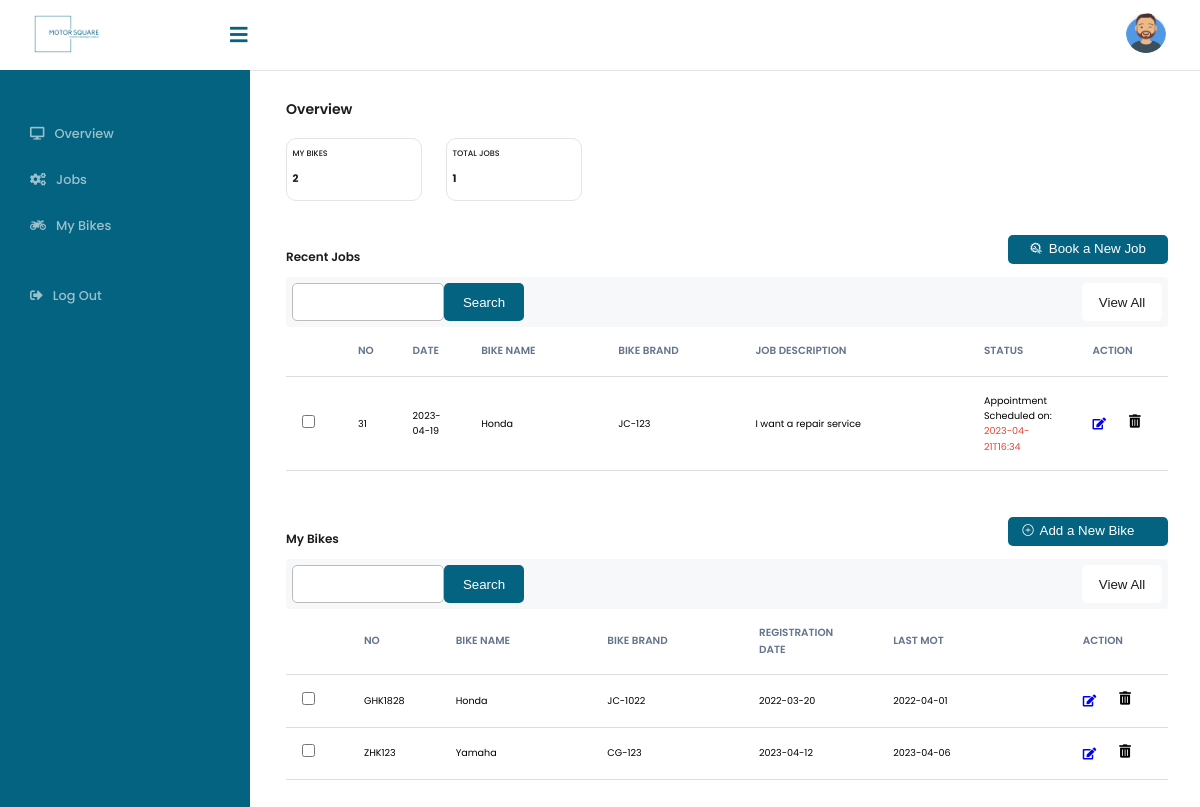
Screenshot of /customers/dashboard.php (signed in) with the database file from the repository.
### tables this page shows
CREATE TABLE `user` (
  `userId` int(11) NOT NULL,
  `fullName` varchar(255) NOT NULL,
  `email` varchar(255) NOT NULL,
  `password` varchar(255) NOT NULL,
  `image` varchar(255) DEFAULT NULL,
  `phone` varchar(50) DEFAULT NULL,
  `level` int(1) NOT NULL,
  `dateJoined` date DEFAULT current_timestamp()
);

CREATE TABLE `job` (
  `jobId` int(11) NOT NULL,
  `date` date NOT NULL,
  `bikeName` varchar(255) NOT NULL,
  `bikeBrand` varchar(255) NOT NULL,
  `description` varchar(255) NOT NULL,
  `status` varchar(50) NOT NULL,
  `jobStatus` varchar(50) DEFAULT NULL,
  `appointmentStatus` varchar(50) NOT NULL,
  `serviceType` varchar(50) NOT NULL,
  `images` varchar(255) DEFAULT NULL,
  `userId` int(11) NOT NULL
);

CREATE TABLE `vehicle` (
  `vehicleId` int(11) NOT NULL,
  `regoNumber` varchar(255) NOT NULL,
  `name` varchar(255) NOT NULL,
  `brand` varchar(255) NOT NULL,
  `regDate` date NOT NULL,
  `mot` date NOT NULL,
  `userId` int(11) NOT NULL
);

### customers/dashboard.php (the view, shortened to what this page needs)
<?php
require_once("../shared/connection.php");
$userId = $_SESSION["userId"];
$jobs =  "SELECT * From job WHERE userId= '$userId' ORDER BY jobId";
$jobsResult = $connection->query($jobs);
$bikes =  "SELECT * From vehicle WHERE userId= '$userId' ORDER BY vehicleId";
$bikesResult = $connection->query($bikes);
require_once("../shared/header.php");
require_once("shared/sidebar.php");
?>
    <div class="content">
      <div class="dashboard__overview">
        <p class="dashboard__title">Overview</p>
        <div class="card__container flex-display">
          <div class="card__box flex-display--column">
            <p class="card__box--title">My BIKES</p>
            <p id="totalBikes" class="card__box--description">0</p>
          </div>
          <div class="card__box flex-display--column">
            <p class="card__box--title">TOTAL JOBS</p>
            <p id="totalJobs" class="card__box--description">0</p>
          </div>
        </div>
        <div class="dashboard__table-header flex-display">
          <p class="dashboard__subtitle">Recent Jobs</p>
          <button class="btn btn-primary btn-primary-before-job book-new-job">
            Book a New Job
          </button>
        </div>
        <div class="dashboard__search-header flex-display">
          <div class="dashboard__search-box flex-display">
            <input type="search" name="" id="mainSearchJob" />
            <button class="btn btn-primary">Search</button>
          </div>
          <button class="btn btn-white customers-view-all-jobs-btn">
            View All
          </button>
        </div>
        <table id="jobTable">
          <thead>
            <tr>
              <th class="checkbox"></th>
              <th class="sn">NO</th>
              <th class="date">Date</th>
              <th class="name">Bike Name</th>
              <th class="brand">Bike Brand</th>
              <th class="job">Job Description</th>
              <th class="status">Status</th>
              <th class="action">Action</th>
            </tr>
          </thead>
          <tbody id="mainJobTable">
            <?php while($row=$jobsResult->fetch_assoc()) { ?>
            <tr>
              <td class="checkbox"><input type="checkbox" /></td>
              <td class="sn"><?php echo $row["jobId"]?></td>
              <td class="date"><?php echo $row["date"]?></td>
              <td class="name"><?php echo $row["bikeName"]?></td>
              <td class="brand"><?php echo $row["bikeBrand"]?></td>
              <td class="job">
              <?php echo $row["description"]?>
              </td>
              <td class="status">
                Appointment Scheduled on:
                <p class="text-red"><?php echo $row["status"]?></p>
              </td>
              <td class="action">
                <div class="flex-display icon-size">
                  <a href="editJob.php?jobId=<?php echo $row["jobId"]?>"><i class="fas fa-edit"></i></a>
                  <form method="post">
                  <button class="three-dots-btn" type="submit" name="deleteJob" id="deleteJob">
                    <i class="fas fa-trash-alt"></i>
                  </button>
                  </form>
                </div>
              </td>
            </tr>
            <?php }?>
          </tbody>
        </table>
        <div class="dashboard__table-header flex-display">
          <p class="dashboard__subtitle">My Bikes</p>
          <button
            class="btn btn-primary btn-primary-before-job--2 add-new-bike"
          >
            Add a New Bike
          </button>
        </div>
        <div class="dashboard__search-header flex-display">
          <div class="dashboard__search-box flex-display">
            <input type="search" name="mainSearchBike" id="mainSearchBike" />
            <button class="btn btn-primary">Search</button>
          </div>
          <button class="btn btn-white customers-view-all-bikes-btn">
            View All
          </button>
        </div>
        <table id="bikeTable">
          <thead>
            <tr>
              <th class="checkbox"></th>
              <th class="sn">NO</th>
              <th class="name">Bike Name</th>
              <th class="brand">Bike Brand</th>
              <th class="reg-date">REGISTRATION DATE</th>
              <th class="last-amount">LAST MOT</th>
              <th class="action">Action</th>
            </tr>
          </thead>
          <tbody id="mainBikeTable">
          <?php while($row=$bikesResult->fetch_assoc()) { ?>
            <tr>
              <td class="checkbox"><input type="checkbox" /></td>
              <td class="sn"><?php echo $row["regoNumber"]; ?></td>
              <td class="name"><?php echo $row["name"]; ?></td>
              <td class="brand"><?php echo $row["brand"]; ?></td>
              <td class="reg-date"><?php echo $row["regDate"]; ?></td>
              <td class="last-amount">
                <p><?php echo $row["mot"]; ?></p>
              </td>
              <td class="action">
                <div class="flex-display icon-size">
                  <a href="editBike.php?vehicleId=<?php echo $row["vehicleId"]; ?>"><i class="fas fa-edit"></i></a>
                  <form method="post">
                  <button class="three-dots-btn" type="submit" name="deleteBike" id="deleteBike">
                    <i class="fas fa-trash-alt"></i>
                  </button>
                  </form>
                </div>
              </td>
            </tr>
            <?php } ?>
          </tbody>
        </table>
      </div>
    </div>
<?php require_once("../shared/footer.php")?>

### customers/shared/sidebar.php (shortened to what this page needs)
<?php
require_once("../shared/connection.php");
$query = "SELECT image FROM user WHERE userId = '$userId'";
$resultImg = $connection->query($query);
$getResultImg = $resultImg->fetch_assoc();
?>
    <header class="header flex-display">
      <div class="header__left">
        <label for="check">
          <i class="fas fa-bars" id="sideber_btn"></i>
        </label>
        <div class="left_area"></div>
      </div>
      <div class="header__right flex-display">
        <center>
          <img src="../upload/<?php echo $getResultImg['image']; ?>" class="profile_image" alt="" />
        </center>
      </div>
    </header>
    <div class="sidebar">
      <a href="dashboard.php"
        ><i class="fas fa-desktop"></i><span>Overview</span></a
      >
      <a href="jobs.php"><i class="fas fa-cogs"></i><span>Jobs</span></a>
      <a href="bikes.php"
        ><i class="fas fa-motorcycle"></i><span>My Bikes</span></a
      >
      <a href="../logout.php"
        ><i class="fas fa-sign-out-alt"></i><span>Log Out</span></a
      >
    </div>

### rows the page displays
user: image (picture)
job: jobId "31", date "2023-04-19", bikeName "Honda", bikeBrand "JC-123", description "I want a repair service", status "2023-04-21T16:34"
vehicle: regoNumber "GHK1828", name "Honda", brand "JC-1022", regDate "2022-03-20", mot "2022-04-01"
vehicle: regoNumber "ZHK123", name "Yamaha", brand "CG-123", regDate "2023-04-12", mot "2023-04-06"
